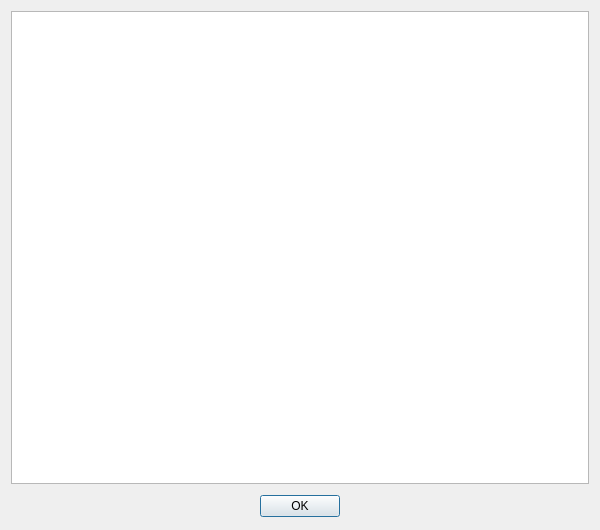
<?xml version="1.0" encoding="UTF-8"?>
<ui version="4.0">
 <class>AboutDialog</class>
 <widget class="QDialog" name="AboutDialog">
  <property name="geometry">
   <rect>
    <x>0</x>
    <y>0</y>
    <width>600</width>
    <height>530</height>
   </rect>
  </property>
  <property name="minimumSize">
   <size>
    <width>600</width>
    <height>530</height>
   </size>
  </property>
  <property name="windowTitle">
   <string>About Apprentice Video</string>
  </property>
  <property name="windowIcon">
   <iconset resource="apprenticevideo.qrc">
    <normaloff>:/images/apprenticevideo-256.png</normaloff>:/images/apprenticevideo-256.png</iconset>
  </property>
  <layout class="QGridLayout" name="gridLayout">
   <property name="leftMargin">
    <number>11</number>
   </property>
   <property name="topMargin">
    <number>11</number>
   </property>
   <property name="rightMargin">
    <number>11</number>
   </property>
   <property name="bottomMargin">
    <number>13</number>
   </property>
   <property name="verticalSpacing">
    <number>11</number>
   </property>
   <item row="0" column="0" colspan="3">
    <widget class="QTextBrowser" name="textBrowser">
     <property name="openExternalLinks">
      <bool>true</bool>
     </property>
    </widget>
   </item>
   <item row="1" column="0">
    <spacer name="spacer_4">
     <property name="orientation">
      <enum>Qt::Horizontal</enum>
     </property>
     <property name="sizeHint" stdset="0">
      <size>
       <width>238</width>
       <height>0</height>
      </size>
     </property>
    </spacer>
   </item>
   <item row="1" column="1">
    <widget class="QPushButton" name="okButton">
     <property name="text">
      <string>OK</string>
     </property>
    </widget>
   </item>
   <item row="1" column="2">
    <spacer name="spacer_3">
     <property name="orientation">
      <enum>Qt::Horizontal</enum>
     </property>
     <property name="sizeHint" stdset="0">
      <size>
       <width>0</width>
       <height>0</height>
      </size>
     </property>
    </spacer>
   </item>
  </layout>
 </widget>
 <resources>
  <include location="apprenticevideo.qrc"/>
 </resources>
 <connections>
  <connection>
   <sender>okButton</sender>
   <signal>clicked()</signal>
   <receiver>AboutDialog</receiver>
   <slot>accept()</slot>
   <hints>
    <hint type="sourcelabel">
     <x>159</x>
     <y>232</y>
    </hint>
    <hint type="destinationlabel">
     <x>158</x>
     <y>127</y>
    </hint>
   </hints>
  </connection>
 </connections>
</ui>
